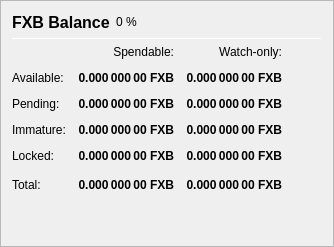
                   <widget class="QFrame" name="frame_Balances">
                    <property name="frameShape">
                     <enum>QFrame::StyledPanel</enum>
                    </property>
                    <property name="frameShadow">
                     <enum>QFrame::Raised</enum>
                    </property>
                    <layout class="QVBoxLayout" name="verticalLayout_4">
                     <item>
                      <layout class="QHBoxLayout" name="horizontalLayout_4">
                       <item>
                        <widget class="QLabel" name="label_5">
                         <property name="minimumSize">
                          <size>
                           <width>0</width>
                           <height>20</height>
                          </size>
                         </property>
                         <property name="font">
                          <font>
                           <pointsize>12</pointsize>
                           <weight>75</weight>
                           <bold>true</bold>
                          </font>
                         </property>
                         <property name="text">
                          <string>FXB Balance</string>
                         </property>
                        </widget>
                       </item>
                       <item>
                        <widget class="QLabel" name="labelFXBPercent">
                         <property name="text">
                          <string notr="true">0 %</string>
                         </property>
                        </widget>
                       </item>
                       <item>
                        <spacer name="horizontalSpacer_3">
                         <property name="orientation">
                          <enum>Qt::Horizontal</enum>
                         </property>
                         <property name="sizeHint" stdset="0">
                          <size>
                           <width>40</width>
                           <height>20</height>
                          </size>
                         </property>
                        </spacer>
                       </item>
                      </layout>
                     </item>
                     <item>
                      <widget class="Line" name="line_Balance">
                       <property name="minimumSize">
                        <size>
                         <width>0</width>
                         <height>1</height>
                        </size>
                       </property>
                       <property name="maximumSize">
                        <size>
                         <width>16777215</width>
                         <height>1</height>
                        </size>
                       </property>
                       <property name="orientation">
                        <enum>Qt::Horizontal</enum>
                       </property>
                      </widget>
                     </item>
                     <item>
                      <layout class="QGridLayout" name="gridLayout">
                       <property name="spacing">
                        <number>12</number>
                       </property>
                       <item row="0" column="1">
                        <widget class="QLabel" name="labelSpendable">
                         <property name="text">
                          <string>Spendable:</string>
                         </property>
                         <property name="alignment">
                          <set>Qt::AlignRight|Qt::AlignTrailing|Qt::AlignVCenter</set>
                         </property>
                        </widget>
                       </item>
                       <item row="0" column="2">
                        <widget class="QLabel" name="labelWatchonly">
                         <property name="text">
                          <string>Watch-only:</string>
                         </property>
                         <property name="alignment">
                          <set>Qt::AlignRight|Qt::AlignTrailing|Qt::AlignVCenter</set>
                         </property>
                        </widget>
                       </item>
                       <item row="1" column="0">
                        <widget class="QLabel" name="labelBalanceText">
                         <property name="text">
                          <string>Available:</string>
                         </property>
                        </widget>
                       </item>
                       <item row="1" column="1">
                        <widget class="QLabel" name="labelBalance">
                         <property name="font">
                          <font>
                           <weight>75</weight>
                           <bold>true</bold>
                          </font>
                         </property>
                         <property name="cursor">
                          <cursorShape>IBeamCursor</cursorShape>
                         </property>
                         <property name="toolTip">
                          <string>Your current spendable balance</string>
                         </property>
                         <property name="text">
                          <string notr="true">0.000 000 00 FXB</string>
                         </property>
                         <property name="alignment">
                          <set>Qt::AlignRight|Qt::AlignTrailing|Qt::AlignVCenter</set>
                         </property>
                         <property name="textInteractionFlags">
                          <set>Qt::LinksAccessibleByMouse|Qt::TextSelectableByKeyboard|Qt::TextSelectableByMouse</set>
                         </property>
                        </widget>
                       </item>
                       <item row="1" column="2">
                        <widget class="QLabel" name="labelWatchAvailable">
                         <property name="font">
                          <font>
                           <weight>75</weight>
                           <bold>true</bold>
                          </font>
                         </property>
                         <property name="cursor">
                          <cursorShape>IBeamCursor</cursorShape>
                         </property>
                         <property name="toolTip">
                          <string>Your current balance in watch-only addresses</string>
                         </property>
                         <property name="text">
                          <string notr="true">0.000 000 00 FXB</string>
                         </property>
                         <property name="alignment">
                          <set>Qt::AlignRight|Qt::AlignTrailing|Qt::AlignVCenter</set>
                         </property>
                         <property name="textInteractionFlags">
                          <set>Qt::LinksAccessibleByMouse|Qt::TextSelectableByKeyboard|Qt::TextSelectableByMouse</set>
                         </property>
                        </widget>
                       </item>
                       <item row="2" column="0">
                        <widget class="QLabel" name="labelPendingText">
                         <property name="text">
                          <string>Pending:</string>
                         </property>
                        </widget>
                       </item>
                       <item row="2" column="1">
                        <widget class="QLabel" name="labelUnconfirmed">
                         <property name="font">
                          <font>
                           <weight>75</weight>
                           <bold>true</bold>
                          </font>
                         </property>
                         <property name="cursor">
                          <cursorShape>IBeamCursor</cursorShape>
                         </property>
                         <property name="toolTip">
                          <string>Total of transactions that have yet to be confirmed, and do not yet count toward the spendable balance</string>
                         </property>
                         <property name="text">
                          <string notr="true">0.000 000 00 FXB</string>
                         </property>
                         <property name="alignment">
                          <set>Qt::AlignRight|Qt::AlignTrailing|Qt::AlignVCenter</set>
                         </property>
                         <property name="textInteractionFlags">
                          <set>Qt::LinksAccessibleByMouse|Qt::TextSelectableByKeyboard|Qt::TextSelectableByMouse</set>
                         </property>
                        </widget>
                       </item>
                       <item row="2" column="2">
                        <widget class="QLabel" name="labelWatchPending">
                         <property name="font">
                          <font>
                           <weight>75</weight>
                           <bold>true</bold>
                          </font>
                         </property>
                         <property name="cursor">
                          <cursorShape>IBeamCursor</cursorShape>
                         </property>
                         <property name="toolTip">
                          <string>Unconfirmed transactions to watch-only addresses</string>
                         </property>
                         <property name="text">
                          <string notr="true">0.000 000 00 FXB</string>
                         </property>
                         <property name="alignment">
                          <set>Qt::AlignRight|Qt::AlignTrailing|Qt::AlignVCenter</set>
                         </property>
                         <property name="textInteractionFlags">
                          <set>Qt::LinksAccessibleByMouse|Qt::TextSelectableByKeyboard|Qt::TextSelectableByMouse</set>
                         </property>
                        </widget>
                       </item>
                       <item row="3" column="0">
                        <widget class="QLabel" name="labelImmatureText">
                         <property name="text">
                          <string>Immature:</string>
                         </property>
                        </widget>
                       </item>
                       <item row="3" column="1">
                        <widget class="QLabel" name="labelImmature">
                         <property name="font">
                          <font>
                           <weight>75</weight>
                           <bold>true</bold>
                          </font>
                         </property>
                         <property name="cursor">
                          <cursorShape>IBeamCursor</cursorShape>
                         </property>
                         <property name="toolTip">
                          <string>Staked or masternode rewards that has not yet matured</string>
                         </property>
                         <property name="text">
                          <string notr="true">0.000 000 00 FXB</string>
                         </property>
                         <property name="alignment">
                          <set>Qt::AlignRight|Qt::AlignTrailing|Qt::AlignVCenter</set>
                         </property>
                         <property name="textInteractionFlags">
                          <set>Qt::LinksAccessibleByMouse|Qt::TextSelectableByKeyboard|Qt::TextSelectableByMouse</set>
                         </property>
                        </widget>
                       </item>
                       <item row="3" column="2">
                        <widget class="QLabel" name="labelWatchImmature">
                         <property name="font">
                          <font>
                           <weight>75</weight>
                           <bold>true</bold>
                          </font>
                         </property>
                         <property name="cursor">
                          <cursorShape>IBeamCursor</cursorShape>
                         </property>
                         <property name="toolTip">
                          <string>Staked or masternode rewards in watch-only addresses that has not yet matured</string>
                         </property>
                         <property name="text">
                          <string notr="true">0.000 000 00 FXB</string>
                         </property>
                         <property name="alignment">
                          <set>Qt::AlignRight|Qt::AlignTrailing|Qt::AlignVCenter</set>
                         </property>
                         <property name="textInteractionFlags">
                          <set>Qt::LinksAccessibleByMouse|Qt::TextSelectableByKeyboard|Qt::TextSelectableByMouse</set>
                         </property>
                        </widget>
                       </item>
                       <item row="4" column="0">
                        <widget class="QLabel" name="labelLockedBalanceText">
                         <property name="toolTip">
                          <string>Locked FXB or Masternode collaterals. These are excluded from zFXB minting.</string>
                         </property>
                         <property name="text">
                          <string>Locked:</string>
                         </property>
                        </widget>
                       </item>
                       <item row="4" column="1">
                        <widget class="QLabel" name="labelLockedBalance">
                         <property name="font">
                          <font>
                           <weight>75</weight>
                           <bold>true</bold>
                          </font>
                         </property>
                         <property name="cursor">
                          <cursorShape>IBeamCursor</cursorShape>
                         </property>
                         <property name="toolTip">
                          <string>Locked FXB or Masternode collaterals. These are excluded from zFXB minting.</string>
                         </property>
                         <property name="text">
                          <string notr="true">0.000 000 00 FXB</string>
                         </property>
                         <property name="alignment">
                          <set>Qt::AlignRight|Qt::AlignTrailing|Qt::AlignVCenter</set>
                         </property>
                         <property name="textInteractionFlags">
                          <set>Qt::LinksAccessibleByMouse|Qt::TextSelectableByKeyboard|Qt::TextSelectableByMouse</set>
                         </property>
                        </widget>
                       </item>
                       <item row="4" column="2">
                        <widget class="QLabel" name="labelWatchLocked">
                         <property name="font">
                          <font>
                           <weight>75</weight>
                           <bold>true</bold>
                          </font>
                         </property>
                         <property name="cursor">
                          <cursorShape>IBeamCursor</cursorShape>
                         </property>
                         <property name="toolTip">
                          <string>Current locked balance in watch-only addresses</string>
                         </property>
                         <property name="text">
                          <string notr="true">0.000 000 00 FXB</string>
                         </property>
                         <property name="alignment">
                          <set>Qt::AlignRight|Qt::AlignTrailing|Qt::AlignVCenter</set>
                         </property>
                         <property name="textInteractionFlags">
                          <set>Qt::LinksAccessibleByMouse|Qt::TextSelectableByKeyboard|Qt::TextSelectableByMouse</set>
                         </property>
                        </widget>
                       </item>
                       <item row="5" column="0">
                        <widget class="QLabel" name="labelTotalText">
                         <property name="toolTip">
                          <string>Your current FXB balance, unconfirmed and immature transactions included</string>
                         </property>
                         <property name="text">
                          <string>Total:</string>
                         </property>
                        </widget>
                       </item>
                       <item row="5" column="1">
                        <widget class="QLabel" name="labelTotal">
                         <property name="font">
                          <font>
                           <weight>75</weight>
                           <bold>true</bold>
                          </font>
                         </property>
                         <property name="cursor">
                          <cursorShape>IBeamCursor</cursorShape>
                         </property>
                         <property name="toolTip">
                          <string>Your current FXB balance, unconfirmed and immature transactions included</string>
                         </property>
                         <property name="text">
                          <string notr="true">0.000 000 00 FXB</string>
                         </property>
                         <property name="alignment">
                          <set>Qt::AlignRight|Qt::AlignTrailing|Qt::AlignVCenter</set>
                         </property>
                         <property name="textInteractionFlags">
                          <set>Qt::LinksAccessibleByMouse|Qt::TextSelectableByKeyboard|Qt::TextSelectableByMouse</set>
                         </property>
                        </widget>
                       </item>
                       <item row="5" column="2">
                        <widget class="QLabel" name="labelWatchTotal">
                         <property name="font">
                          <font>
                           <weight>75</weight>
                           <bold>true</bold>
                          </font>
                         </property>
                         <property name="cursor">
                          <cursorShape>IBeamCursor</cursorShape>
                         </property>
                         <property name="toolTip">
                          <string>Current total balance in watch-only addresses</string>
                         </property>
                         <property name="text">
                          <string notr="true">0.000 000 00 FXB</string>
                         </property>
                         <property name="alignment">
                          <set>Qt::AlignRight|Qt::AlignTrailing|Qt::AlignVCenter</set>
                         </property>
                         <property name="textInteractionFlags">
                          <set>Qt::LinksAccessibleByMouse|Qt::TextSelectableByKeyboard|Qt::TextSelectableByMouse</set>
                         </property>
                        </widget>
                       </item>
                       <item row="5" column="3">
                        <spacer name="horizontalSpacer_9">
                         <property name="orientation">
                          <enum>Qt::Horizontal</enum>
                         </property>
                         <property name="sizeHint" stdset="0">
                          <size>
                           <width>40</width>
                           <height>20</height>
                          </size>
                         </property>
                        </spacer>
                       </item>
                      </layout>
                     </item>
                     <item>
                      <spacer name="verticalSpacer_3">
                       <property name="orientation">
                        <enum>Qt::Vertical</enum>
                       </property>
                       <property name="sizeHint" stdset="0">
                        <size>
                         <width>20</width>
                         <height>40</height>
                        </size>
                       </property>
                      </spacer>
                     </item>
                    </layout>
                   </widget>
